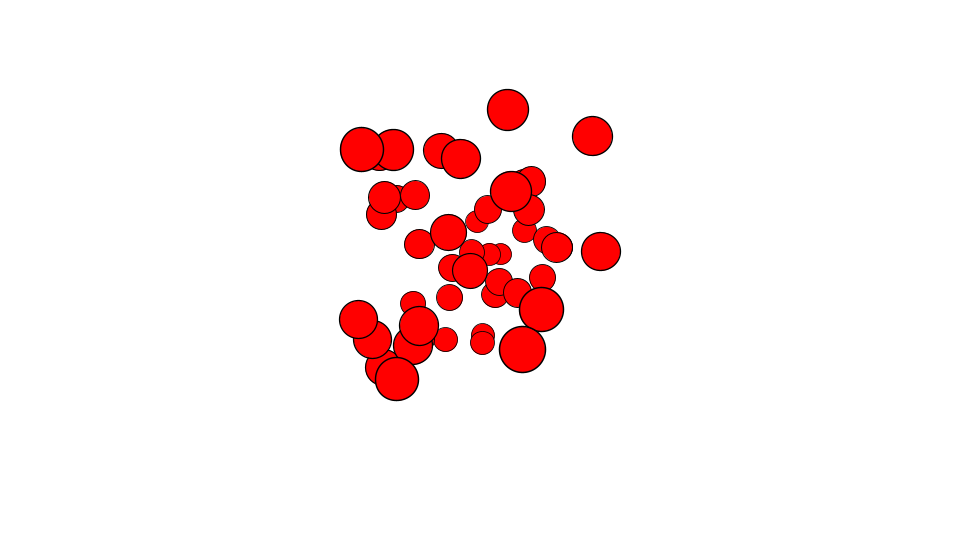
Frame 1 (no input)
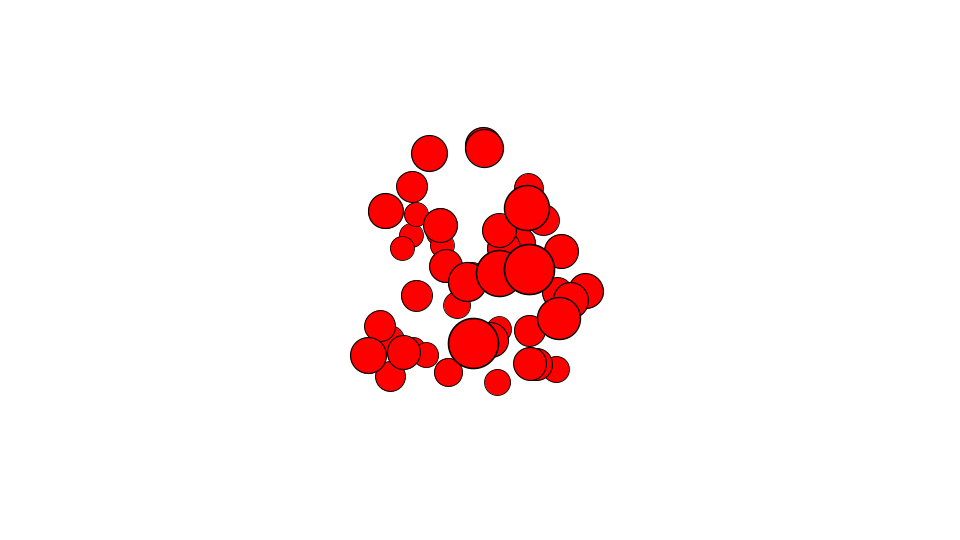
Frame 60 (the mouse pressed at the canvas centre just before this capture)
Frame 120 (the mouse held since frame 60 and released just before this capture): identical to frame 60, image omitted

The Processing sketch that drew these frames (run headless with seeded random() and noise(); from frame 60 on, the mouse is pressed at the canvas centre):

// Processing sketch: RotateX
// ── RotateX.pde
Ball3D[] balls;
static final int numBalls = 50;
float fl = 250;
float vpX = 0;
float vpY = 0;

void setup() {
  size(960, 540);
  frameRate(30);
  initialize();
}

void initialize() {
  smooth();
  vpX = width/2;
  vpY = height/2;
  balls = new Ball3D[numBalls];
  for(int i=0; i<numBalls; i++) {
    balls[i] = new Ball3D(15.0);
    balls[i].xpos = random(200) - 100;
    balls[i].ypos = random(200) - 100;
    balls[i].zpos = random(200) - 100;
    balls[i].setFillColor(color(255, 0, 0));   
  }
}

void draw() {
  background(255);
  float angleX = (mouseY - vpY) * 0.001;
  for(int i=0; i<numBalls; i++) {
    Ball3D ball = balls[i];
    rotateX(ball, angleX);
  }
  sortZ();
}

void rotateX(Ball3D ball, float angleX) {
  float cosX = cos(angleX);
  float sinX = sin(angleX);
  float y1 = ball.ypos * cosX - ball.zpos * sinX;
  float z1 = ball.zpos * cosX + ball.ypos * sinX;
  ball.ypos = y1;
  ball.zpos = z1;
  
  if(ball.zpos > -fl) {
    float scale = fl / (fl + ball.zpos);
    ball.scaleX = ball.scaleY = scale;
    ball.x = vpX + ball.xpos * scale;
    ball.y = vpY + ball.ypos * scale;
    ball.visible = true;
  }else{
    ball.visible = false;
  }
}

void sortZ() {
  for(int i=0; i<numBalls - 1; i++) {
    for(int j=numBalls-1; j>i; j--) {
      if(balls[j].zpos > balls[j-1].zpos) {
        Ball3D t = balls[j];
        balls[j] = balls[j-1];
        balls[j-1] = t;
      }
    }
  }
  for(int i=0; i<numBalls; i++) {
     Ball3D ball = balls[i];
     ball.update();
  }
}

////////////////////////////////

class Segment extends Sprite {
  float segmentWidth, segmentHeight;
  float vx, vy;
  
  Segment(float segmentWidth, float segmentHeight) {
    super();
    this.segmentWidth = segmentWidth;
    this.segmentHeight = segmentHeight;
  }
  
  void draw() {
    rect(-segmentHeight / 2,  -segmentHeight / 2, segmentWidth + segmentHeight, segmentHeight, segmentHeight, segmentHeight, segmentHeight, segmentHeight);
    ellipse(0, 0, 2, 2);
    ellipse(segmentWidth, 0, 2, 2);
  }
  
  Point getPin() {
    float angle = rotation * PI / 180;
    float xPos = x + cos(angle) * segmentWidth;
    float yPos = y + sin(angle) * segmentWidth;
    return new Point(xPos, yPos);  
  }
}

////////////////////////////////

class Ball3D extends Sprite {
  float radius;
  float xpos = 0;
  float ypos = 0;
  float zpos = 0;
  float vx = 0;
  float vy = 0;
  float vz = 0;
  float mass = 1;
  
  Ball3D(float radius){
    super();
    this.radius = radius;
  }
  
  void draw(){
    if(dist(mouseX, mouseY, x, y) < radius) {
      isRollOver = true;
    }else{
      isRollOver = false;
    }
    ellipse(0, 0, radius*2, radius*2);
  }
}

////////////////////////////////

class Sprite extends Object {
  float x, y;
  float scaleX, scaleY;
  float width, height;
  float rotation;
  boolean visible;
  color strokeColor;
  color fillColor;
  Boolean isStroke;
  Boolean isFill;
  Boolean isRollOver;
  Boolean locked;
  float xoff, yoff;
 
  Sprite() {
    super();
    scaleX = 1.0;
    scaleY = 1.0;
    strokeColor = color(0);
    fillColor = color(0);
    isStroke = false;
    isFill = false;
    isRollOver = false;
    locked = false;
    visible = true;
  }
  
  void update() {
    if(! visible) return;
    pushMatrix();
    if(locked){
      x = mouseX - xoff;
      y = mouseY - yoff;
    }  
    translate(x, y);
    scale(scaleX, scaleY);
    rotate(rotation * PI / 180.0);
    if(isStroke) stroke(strokeColor);
    if(isFill) fill(fillColor);
    draw();
    popMatrix();
  }
  
  void setStrokeColor(color strokeColor) {
    this.strokeColor = strokeColor;
    isStroke = true;
  }
  
  void setFillColor(color fillColor) {
    this.fillColor = fillColor;
    isFill = true;
  }
  
  void startDrag() {
    if(isRollOver){
      locked = true;
      xoff = mouseX - x;
      yoff = mouseY - y;
    }
  }
  
  void stopDrag() {
    locked = false;
  }
  
  void draw() {}
}

////////////////////////////////

class Point extends Object {
  float x, y;
  
  Point(float x, float y) {
    super();
    this.x = x;
    this.y = y;
  }
}

////////////////////////////////

class Object {
  Object() {}
}
